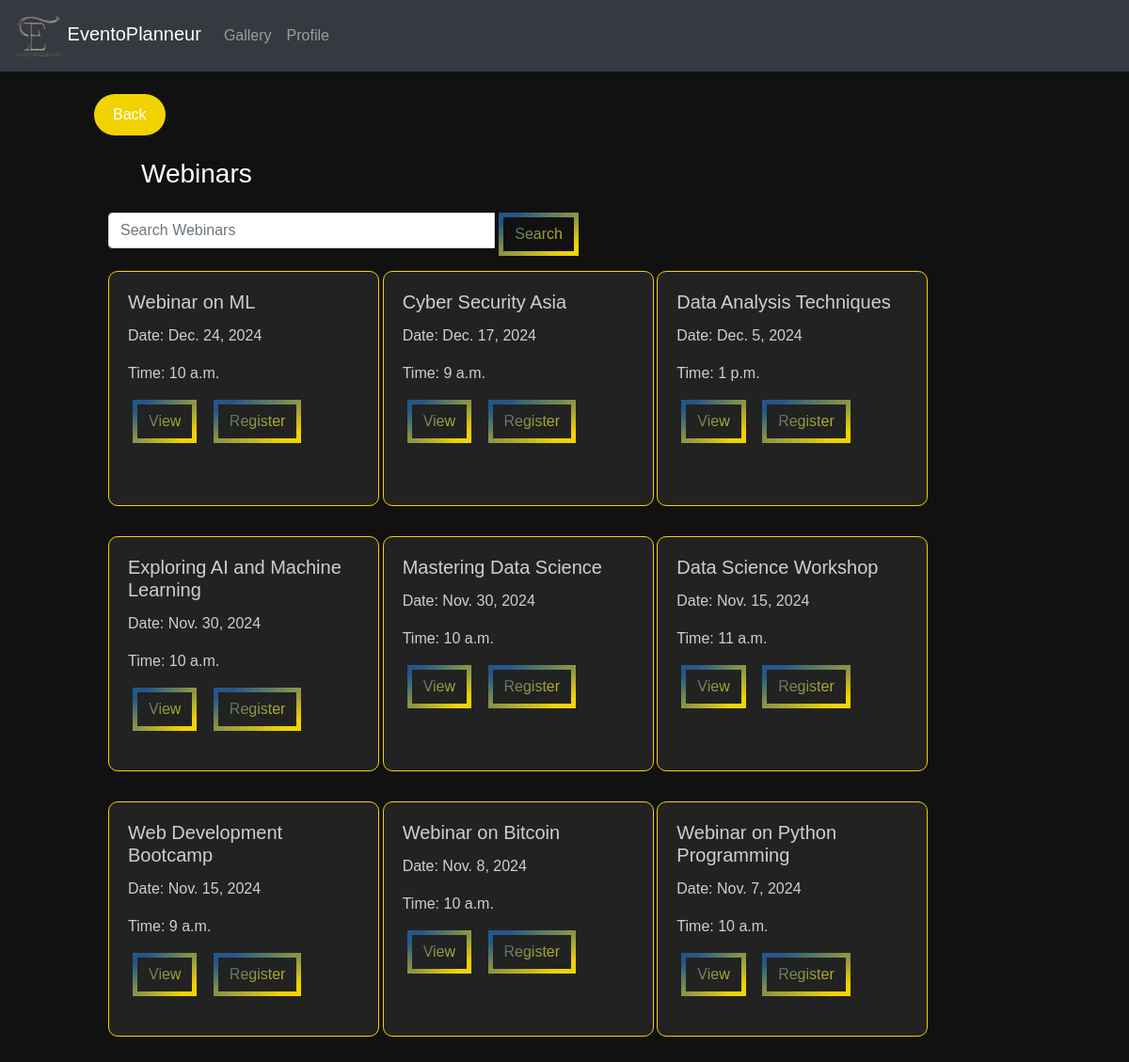
Page /events/ on the earlier database version.
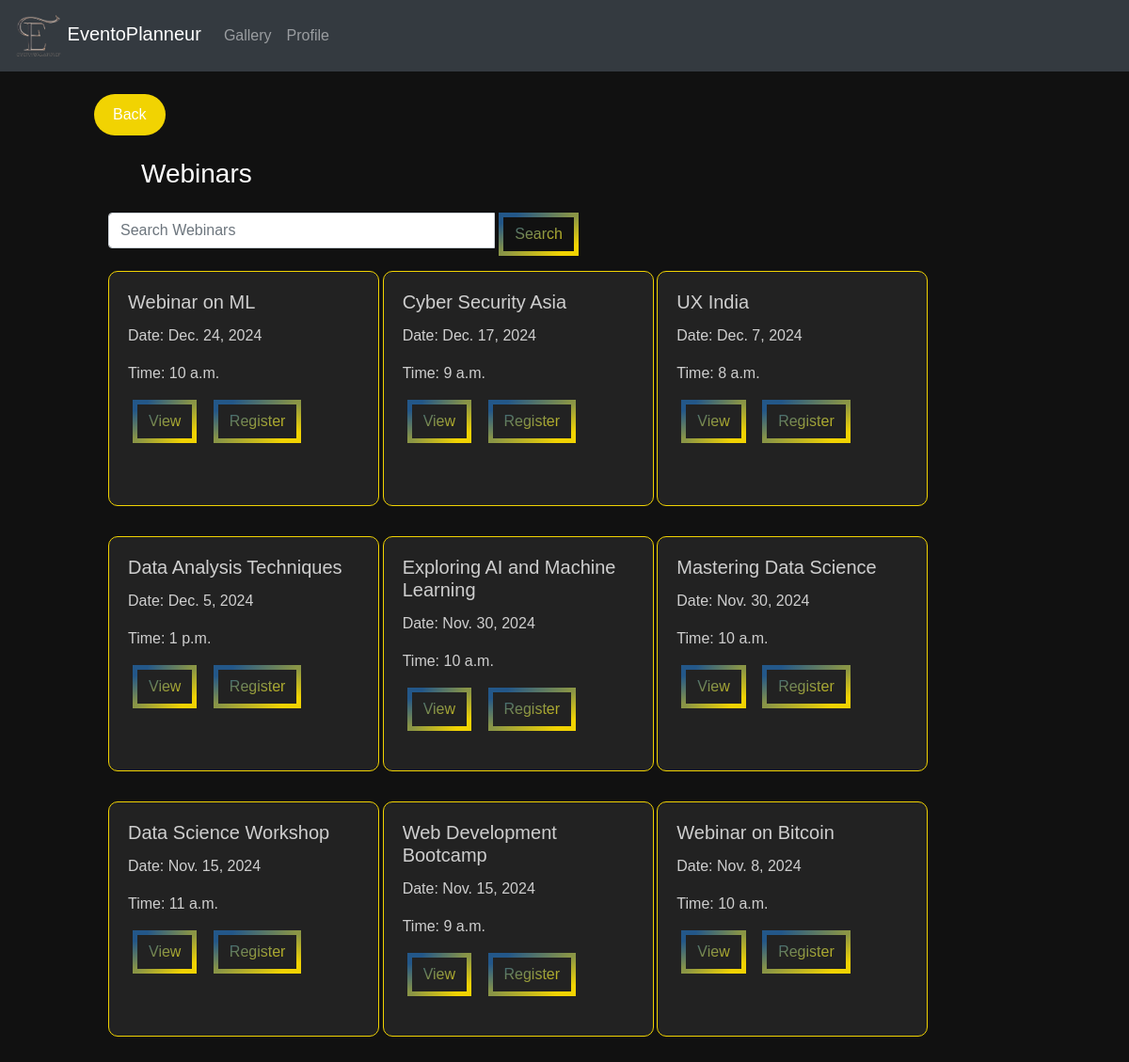
Same page on the later database version.
### eventapp/models.py (models this page shows, shortened)
class Webinar(models.Model):
    EVENT_TYPE_CHOICES = [
    ('Online', 'Online'),
    ('Offline', 'Offline'),
]
    id = models.AutoField(primary_key=True)
    title = models.CharField(max_length=100)
    event_type = models.CharField(max_length=10, choices=EVENT_TYPE_CHOICES, default='offline')
    description = models.TextField()
    date = models.DateField(default=None, blank=True, null=True)
    start_time = models.TimeField(blank=True, null=True)
    end_time = models.TimeField(blank=True, null=True)
    location = models.CharField(max_length=200, blank=True, null=True)
    poster = models.URLField(blank=True, null=True)
    organizer_name = models.CharField(max_length=100)
    deadline = models.DateField(default=None, blank=True, null=True)
    fee = models.DecimalField(max_digits=10, decimal_places=2, blank=True, null=True)
    speakers = models.ManyToManyField(Speaker, blank=True)
    org_user=models.ForeignKey(CustomUser, on_delete=models.CASCADE,null=True,blank=True)
    livestream = models.URLField(blank=True, null=True)
    phone_number = models.CharField(max_length=15)
    max_participants = models.PositiveIntegerField(null=True,default=50)
    status = models.IntegerField(default=1,null=True,blank=True)

### eventapp/views.py (the view)
# urls.py: path('events/',views.events,name='events'),
def events(request):
    query = request.GET.get('search')
    if query:
        webinars = Webinar.objects.filter(Q(title__icontains=query) | Q(description__icontains=query)).order_by('-date')[:8]
    else:
        webinars = Webinar.objects.all().order_by('-date')[:9]
    return render(request, 'events.html', {'webinars': webinars})

### templates/events.html (shortened to what this page needs)
{% load static %}
<!DOCTYPE html>
<html lang="en">
<head>
  <link rel="stylesheet" href="https://maxcdn.bootstrapcdn.com/bootstrap/4.5.2/css/bootstrap.min.css">
  <link rel="stylesheet"type="text/css" href="{% static 'css/webinar.css' %}">
</head>
<body>
  <nav class="navbar navbar-expand-md bg-dark navbar-dark">
    <div class="containers">
      <a class="navbar-brand" href="{% url 'eventapp:attendeehome' %}">
        <img src="{% static 'images/Eventoplanneur.png' %}" alt="Logo" width="50"> EventoPlanneur
      </a>
      <div class="collapse navbar-collapse" id="navbarCollapse">
        <ul class="navbar-nav ml-auto">
          <li class="nav-item"><a class="nav-link" href="{% url 'eventapp:gallery' %}">Gallery</a></li>
          <li class="nav-item"><a class="nav-link" href="{% url 'eventapp:org_profile' %}">Profile</a></li>
        </ul>
      </div>
    </div>
  </nav>
  <div style="margin-left:100px;margin-right:225px" >
    <br>
    <a class="btn2" onclick="goBack()" style="background-color: #F1D302; /* Yellow */
    border: none;
    color: white;
    padding: 10px 20px;
    text-align: center;
    text-decoration: none;
    display: inline-block;
    font-size: 16px;
    cursor: pointer;
    border-radius: 40px;">
    Back
</a>
<br><br>
    <h3 style="margin-left:50px;color:white" >Webinars</h3>
    <div class="container mx-auto mt-4" >
      <div class="row">
        <div class="col-md-12 mb-3">
          <form method="GET" action="{% url 'eventapp:events' %}">
              <div class="input-group">
                  <input type="text" class="form-control" name="search" placeholder="Search Webinars">
                  <div class="input-group-append">
                      <button class="btn btn-outline-secondary" type="submit"> Search</button>
                  </div>
              </div>
          </form>
      </div>
        {% for i in webinars|slice:"-6:" %}
        <div class="col-md-4">
            <div class="card" style="width: 18rem;">
              <div class="card-body">
                <h5 class="card-title">{{ i.title }}</h5>
                <p class="card-text">Date: {{ i.date }}</p>
                <p class="card-text">Time: {{ i.start_time }}</p>
                <a class="btn mr-2" href="{% url 'view_webinar' i.id %}">View</a>
                <a class="btn mr-2" href="{% url 'register_for_webinar' i.id %}">Register</a>
            </div>
          </div>
        </div>
        {% endfor %}
      </div>
    </div>
  </div>
</body>
</html>

### static/css/webinar.css (style rules this page uses)
body { font-family: Arial, sans-serif; margin: 0; padding: 0; background-position: center; color: #ad6341; background-image: url("/static/images/bg.gif"); background-size: cover; }
.containers { display: flex; justify-content: space-between; text-align: right; }
.container { display: flex; justify-content: space-between; margin: 5px; }
button { font-family: Arial, Helvetica, sans-serif; font-weight: bold; color: white; background-color: #171717; padding: 1em 2em; border: none; border-radius: .6rem; position: relative; cursor: pointer; overflow: hidden; }
.card { width: 190px; border-radius: 10px; }

### templates/events.html (style rules this page uses)
:root { --gradient: linear-gradient(to left top, #F1D302 10%, #235789 90%) !important; }
body { background: #111 !important;; }
.input-group { width:500px; }
.card { background: #222; border: 1px solid #F1D302; color: rgba(250, 250, 250, 0.8); margin-bottom: 2rem; height:250px; }
.btn { margin-left:5px; border: 5px solid; border-image-slice: 1; background: var(--gradient) !important; -webkit-background-clip: text !important; -webkit-text-fill-color: transparent !important; border-image-source: var(--gradient) !important; text-decoration: none; transition: all .4s ease; }

Differences in the rows shown:
no longer on this page (row unchanged): Webinar: title "Webinar on Python Programming", date "Nov. 7, 2024", start_time "10 a.m."
added Webinar: title "UX India", date "Dec. 7, 2024", start_time "8 a.m."
